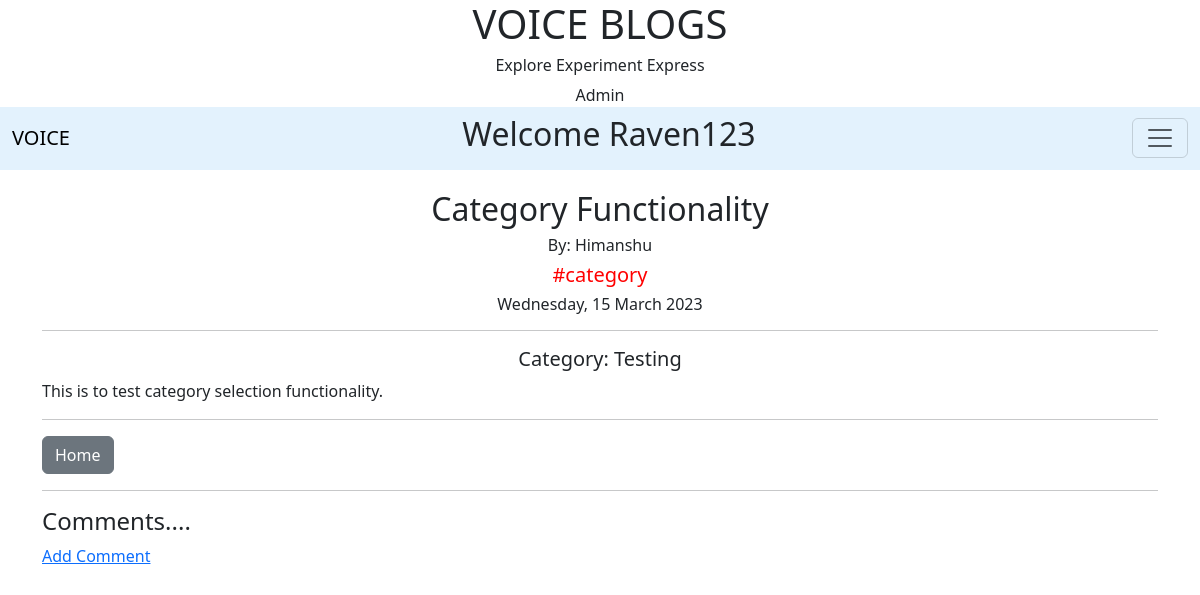
/blog/18 (signed in), run on an earlier commit of the app's database.
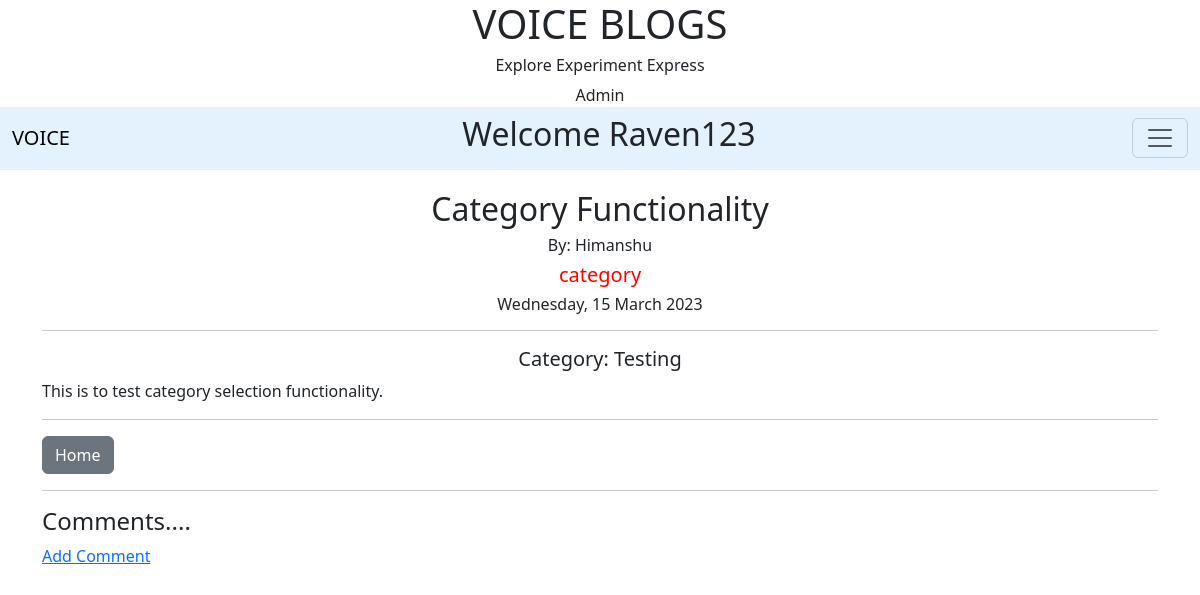
And on a later commit of the database.
### user/models.py (models this page shows, shortened)
class Blog(models.Model):
    title = models.CharField(max_length=50)
    content = models.TextField()
    title_tag = models.CharField(max_length=50)
    publish_date = models.DateTimeField(blank=True, null=True)
    author = models.ForeignKey(User, on_delete=models.CASCADE)
    category = models.CharField(max_length=40)
    class Meta:
        ordering = ['-publish_date']

### user/views.py (the view)
# urls.py: path("blog/<int:pk>",BlogDetailView.as_view(), name='blog-detail'),
class BlogDetailView(LoginRequiredMixin, generic.DetailView):
    login_url = '/login/'
    model = Blog
    context_object_name = 'blog'
    template_name = 'user/blogDetail.html'

### templates/user/blogDetail.html (shortened to what this page needs)
<!DOCTYPE html>
{% extends 'main/base.html'%}
{% block body_block %}
    <div class="container" id="blog-detail">
        <h2 class="text-center">{{blog.title}}</h2>
        <h6 class="text-center">By: {{blog.author.username}}</h6>
        <h5 class="text-center" style="color: red; ">{{ blog.title_tag }}</h5>
        {% if blog.publish_date == null %}
        <div class="text-center">
            <a href="{% url 'user:publishBlog' blog.pk%}"><button class="btn btn-warning">Publish</button></a>
        </div>
        {% else %}
        <h6 class="text-center">{{blog.publish_date|date:"l, d F Y"}}</h6>
        {% endif %}
        <hr>
        <h5 class="text-center">Category: {{blog.category}}</h5>
        <p>{{ blog.content|safe }}</p>
        <hr>
        <div class="funcBlog">
            <a href="{% url 'main:home' %}" class="btn btn-secondary">Home</a>
        </div>
        <hr>
        {% if blog.publish_date %}
            <h4>Comments....</h4>
            <a href="{% url 'user:comment' user.username blog.pk %}">Add Comment</a>
        {% endif %}
    </div>
{% endblock %}

What changed in the data, as far as the page shows it:
changed Blog "Category Functionality": title_tag "#category" → "category"
